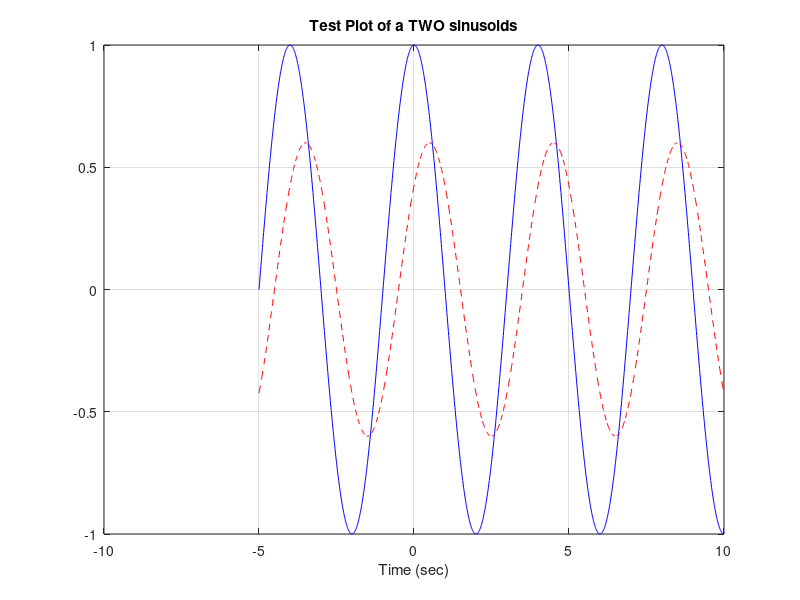

MATLAB code for this plot:
tt = -5 : 0.01 : 10;
xx = cos( 0.5*pi*tt );
zz = 0.6*exp(-j*pi/4)*exp(j*0.5*pi*tt);
%
%<-- plot the real part, which is a sinusoid
plot( tt, xx, 'b-', tt, real(zz), 'r--' ), grid on
title('Test Plot of a TWO sinusoids')
xlabel('Time (sec)')

%The plot of real(zz) is a sinusoid because it evaluates the  real part of
%zz, which gives complex numbers which can be translated to the form 
% cos(t) + j*sin(t), so it extracts the real part (cosine)
% A = 0.6
% phi = 
